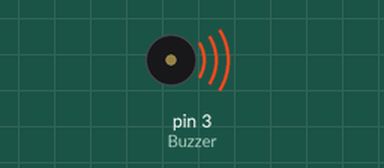
Simulated run of this sketch. Board: Arduino Uno, built with avr-gcc and run on an emulated ATmega328P. On the bench: buzzer (waves = sounding).

Above: at 0.1 s.
Timing chart, 0 to 1.6 s (numbered marks = the images above):
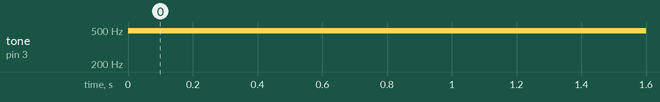

Measured:
- by itself, tone on pin 3 (Buzzer): silent → 490 Hz at 0.00 s

The sketch:

tonos.ino
```cpp
/*Crear tonos*/

int Buzzer=3; //

void setup()

{

pinMode(Buzzer,OUTPUT);

}

void loop()

{


analogWrite(Buzzer,150);// el 150 es volumen

}
```
